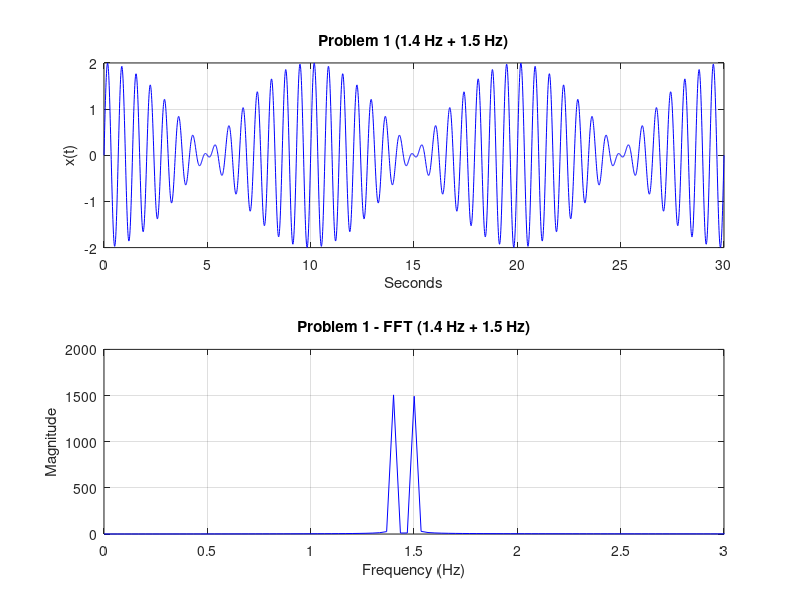
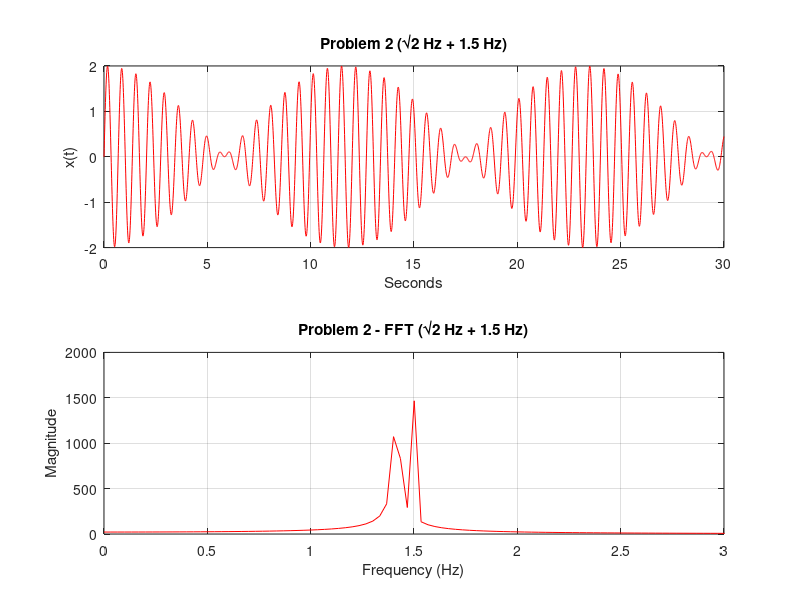
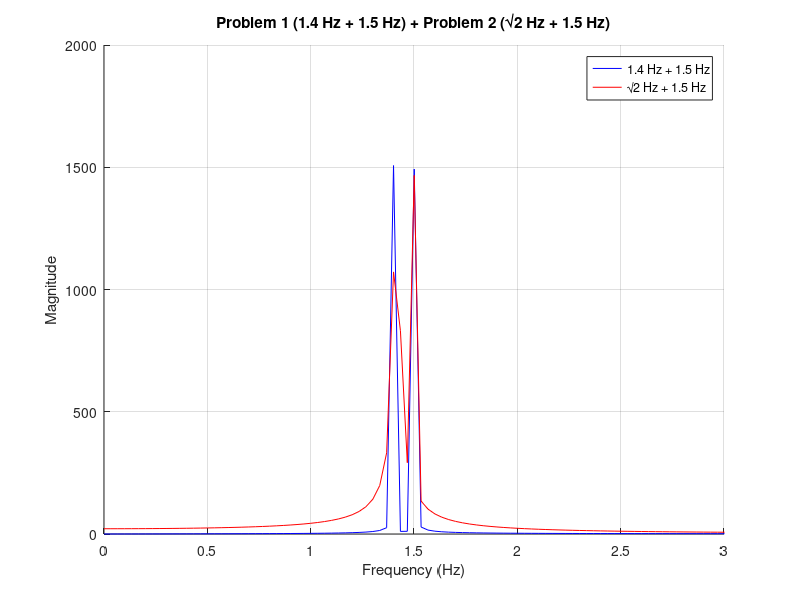

Reproduce these figures in MATLAB, in order.
clc; close all;

A1 = 1;
A2 = 1;
Theta1 = 0;
Theta2 = 0;
f1_1 = 1.4;
f1_2 = 1.5;
f2_1 = sqrt(2);
f2_2 = 1.5;

t = 0:0.01:30;

x1 = A1*sin(2*pi*f1_1*t + Theta1) + A2*sin(2*pi*f1_2*t + Theta2);
x2 = A1*sin(2*pi*f2_1*t + Theta1) + A2*sin(2*pi*f2_2*t + Theta2);

X1 = fft(x1);
f1 = linspace(0, 1/(2*(t(2)-t(1))), floor(length(X1)/2));
magnitude_X1 = abs(X1(1:length(X1)/2));

X2 = fft(x2);
f2 = linspace(0, 1/(2*(t(2)-t(1))), floor(length(X2)/2));
magnitude_X2 = abs(X2(1:length(X2)/2));

figure(1)
subplot(2, 1, 1);
plot(t, x1, 'b');
xlabel('Seconds')
ylabel('x(t)')
title('Problem 1 (1.4 Hz + 1.5 Hz)')
grid on

subplot(2, 1, 2);
plot(f1, magnitude_X1, 'b');
title('Problem 1 - FFT (1.4 Hz + 1.5 Hz)')
xlabel('Frequency (Hz)');
ylabel('Magnitude');
xlim([0 3]);
grid on

figure(2);
subplot(2, 1, 1);
plot(t, x2, 'r');
xlabel('Seconds')
ylabel('x(t)')
title('Problem 2 (\surd{2} Hz + 1.5 Hz)')
grid on

subplot(2, 1, 2);
plot(f2, magnitude_X2, 'r');
title('Problem 2 - FFT (\surd{2} Hz + 1.5 Hz)')
xlabel('Frequency (Hz)');
ylabel('Magnitude');
xlim([0 3]);
grid on

figure(3);
hold on
plot(f1, magnitude_X1, 'b');
plot(f2, magnitude_X2, 'r');
xlabel('Frequency (Hz)');
ylabel('Magnitude');
title('Problem 1 (1.4 Hz + 1.5 Hz) + Problem 2 (\surd{2} Hz + 1.5 Hz)')
xlim([0 3]);
legend('1.4 Hz + 1.5 Hz', '\surd{2} Hz + 1.5 Hz', 'Location', 'NorthEast');
grid on

sound(x1);
sound(x2);
